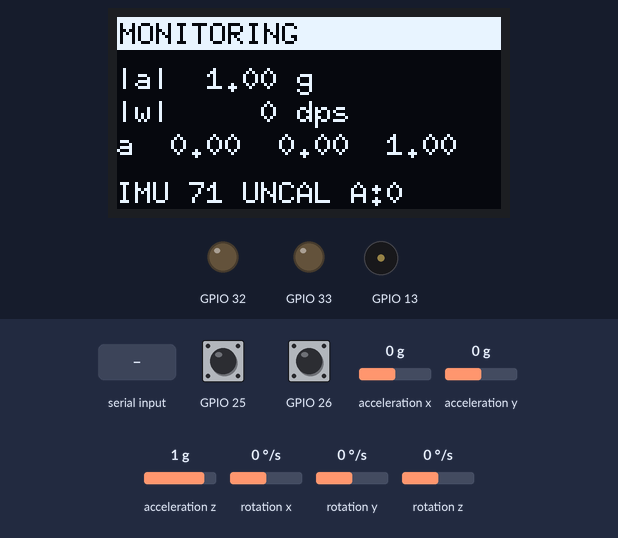
Recording of a sketch running on a simulated ESP32. On the bench: 128×64 one-colour display, output pins drawn as LEDs (lit = HIGH), buzzer (waves = sounding). Wiring (inferred from the names in the program): MPU-9250 motion sensor at I2C address 0x68. The test bench sets the inputs (shaded band); at power-on: GPIO 25 HIGH, acceleration z 1 g, GPIO 26 HIGH, acceleration x 0 g, acceleration y 0 g, rotation x 0 °/s, rotation y 0 °/s, rotation z 0 °/s. EEPROM starts erased; nothing arrives over Bluetooth unless stated; a phone connects over Bluetooth LE 3 s after start; pins used as bus, display or sensor lines are not drawn; what the sketch prints to the serial monitor is not drawn.

Above: at 4.3 s.
4.6 s: "sos\n" received over Serial
At 5.8 s:
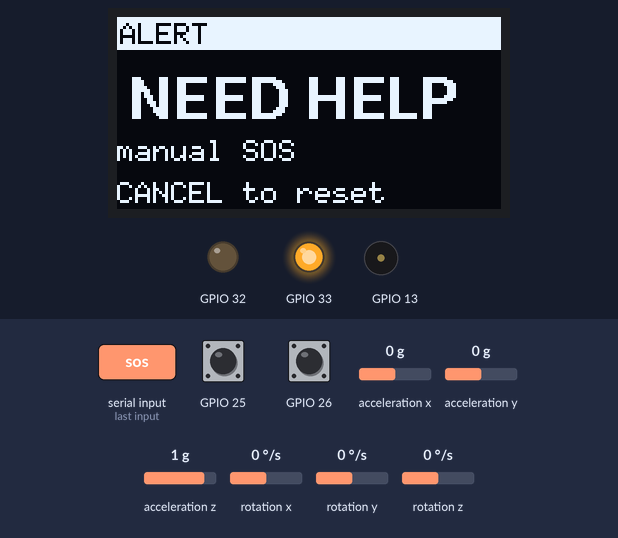
7.5 s: GPIO 25 pulled LOW for 0.15 s
At 7.9 s:
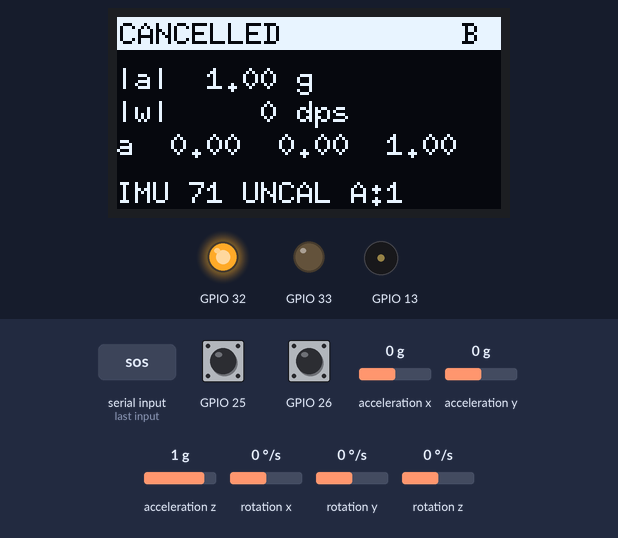
10.6 s: acceleration z set to 0 g
At 10.91 s:
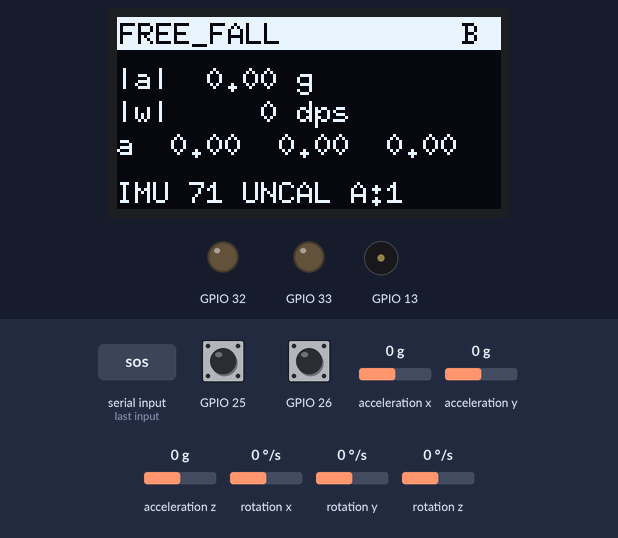
12.7 s: GPIO 26 pulled LOW for 3.2 s
At 15.7 s:
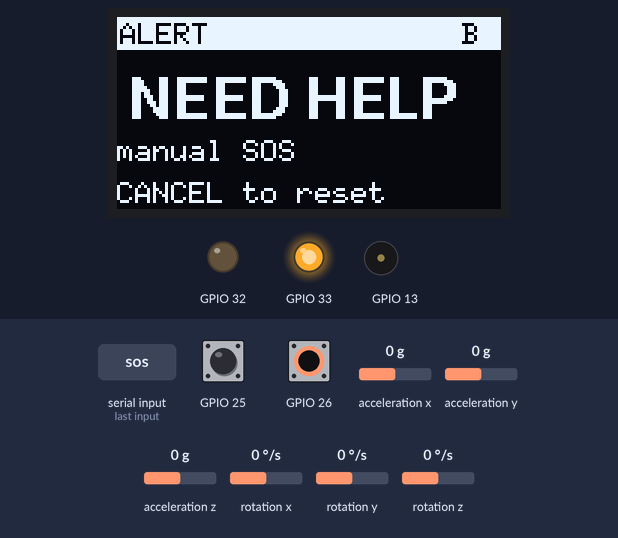
16.5 s: "c\n" received over Serial
At 17.3 s:
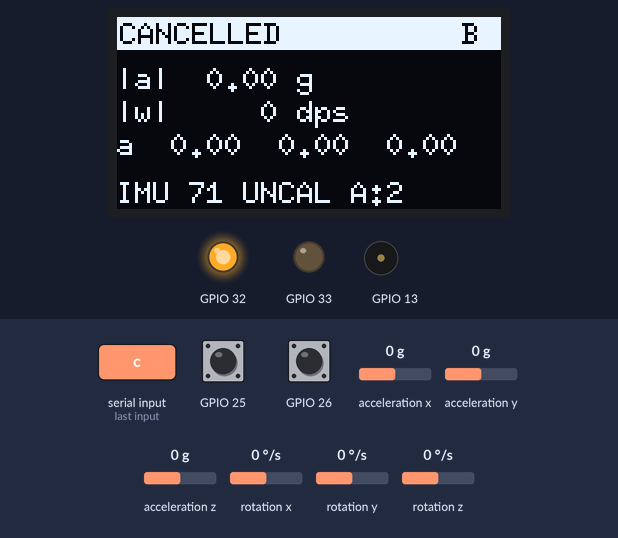
18.1 s: acceleration x set to -1.4 g
At 19.71 s:
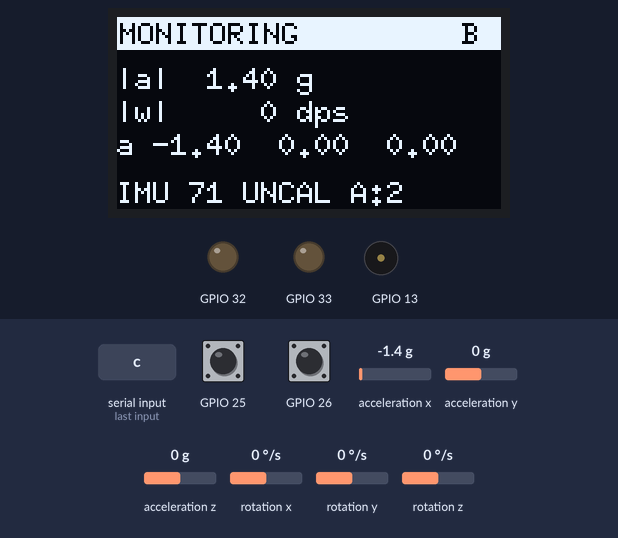
Timing chart, 0 to 20.7 s (numbered marks = the images above; inputs shaded):
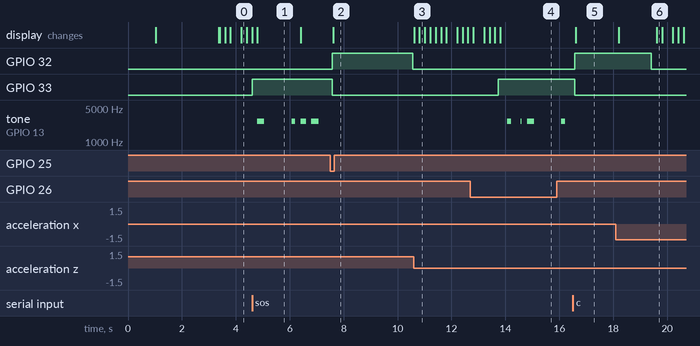

The sketch:

FallGuard.ino
```cpp
// FallGuard: ESP32 wearable fall detector, offline-first.
//
// Two execution contexts:
//   sensorTask (core 1, priority 5, every 10 ms): IMU read -> buttons -> state
//       machine -> buzzer/LEDs -> log queue. Owns Wire, the detector and Io.
//   loop() (core 1, priority 1): SD writes, OLED, BLE, serial. Everything slow
//       or blocking lives here so it can never delay a sample.
// They share only `shared` (spinlock-protected copy) and the logger's queue.
#include <Arduino.h>
#include <esp_system.h>
#include <esp_task_wdt.h>
#include <atomic>
#include "ble.h"
#include "config.h"
#include "display.h"
#include "fall_detector.h"
#include "imu.h"
#include "io.h"
#include "logger.h"
#include "status.h"

Imu imu;
FallDetector detector;
CalSource calSource = CalSource::NONE;

portMUX_TYPE statusMux = portMUX_INITIALIZER_UNLOCKED;
Status shared{};
std::atomic<uint8_t> serialCmd{0};
char bootInfo[64];

const char* resetName(esp_reset_reason_t r) {
  switch (r) {
    case ESP_RST_POWERON: return "POWERON";
    case ESP_RST_SW: return "SW";
    case ESP_RST_PANIC: return "PANIC";
    case ESP_RST_TASK_WDT: return "TASK_WDT";
    case ESP_RST_INT_WDT: return "INT_WDT";
    case ESP_RST_BROWNOUT: return "BROWNOUT";
    case ESP_RST_EXT: return "EXT";
    default: return "OTHER";
  }
}

void sensorTask(void* arg) {
  bool imuOk = arg != nullptr;
  uint32_t lastRecover = 0, lastVerify = 0, lastTick = millis(), missed = 0;

  // A hung sensor task (e.g. an I2C driver deadlock) reboots the device
  // instead of silently freezing the detector.
  esp_task_wdt_config_t wdt = {.timeout_ms = 3000, .idle_core_mask = 0, .trigger_panic = true};
  if (esp_task_wdt_reconfigure(&wdt) != ESP_OK) esp_task_wdt_init(&wdt);
  esp_task_wdt_add(nullptr);

  TickType_t wake = xTaskGetTickCount();
  for (;;) {
    vTaskDelayUntil(&wake, pdMS_TO_TICKS(SAMPLE_PERIOD_MS));
    esp_task_wdt_reset();
    const uint32_t now = millis();
    if (now - lastTick >= 2 * SAMPLE_PERIOD_MS) missed += (now - lastTick) / SAMPLE_PERIOD_MS - 1;
    lastTick = now;

    Sample s;
    bool got = false;
    if (imuOk) {
      got = imu.read(s, now);
      if (!got && imu.consecutiveErrors() >= IMU_MAX_CONSEC_ERRORS) imuOk = false;
      if (got && now - lastVerify >= IMU_VERIFY_INTERVAL_MS) {
        lastVerify = now;
        if (!imu.verifyConfig()) imuOk = got = false;
      }
    } else if (now - lastRecover >= IMU_RECOVER_INTERVAL_MS) {
      lastRecover = now;
      imuOk = imu.begin();  // ~150 ms; acceptable while already faulted
    }

    Cmd cmd = Io::pollButtons(now);
    if (cmd == Cmd::NONE) cmd = Ble::takeCommand();
    if (cmd == Cmd::NONE) cmd = (Cmd)serialCmd.exchange(0);

    const FallState st = detector.update(now, got ? &s : nullptr, !imuOk, cmd);
    Io::drive(st, now);
    if (got) Logger::push(s, st);

    portENTER_CRITICAL(&statusMux);
    if (got) shared.s = s;
    shared.sampleValid = imuOk;
    shared.state = st;
    shared.countdown = detector.countdownSec(now);
    shared.alerts = detector.alertCount();
    shared.reason = detector.reason();
    shared.peakG = detector.peakG();
    shared.peakDps = detector.peakDps();
    shared.stillFrac = detector.stillFraction();
    shared.orientDeg = detector.orientChangeDeg();
    shared.imuOk = imuOk;
    shared.whoAmI = imu.whoAmI();
    shared.cal = calSource;
    shared.imuErrors = imu.totalErrors();
    shared.saturations = imu.saturations();
    shared.missedTicks = missed;
    shared.imuErr = imu.lastError();
    shared.uptimeMs = now;
    portEXIT_CRITICAL(&statusMux);
  }
}

// Non-blocking line reader for USB serial commands.
void handleSerial() {
  static char line[40];
  static size_t len = 0;
  while (Serial.available()) {
    char c = Serial.read();
    if (c != '\n' && c != '\r') {
      if (len < sizeof line - 1) line[len++] = c;
      continue;
    }
    if (!len) continue;
    line[len] = 0;
    len = 0;
    if (!strcmp(line, "c")) {
      serialCmd = (uint8_t)Cmd::CANCEL;
    } else if (!strcmp(line, "sos")) {
      serialCmd = (uint8_t)Cmd::SOS;
    } else if (!strcmp(line, "s")) {
      Logger::setSerialStream(!Logger::serialStream());
      if (Logger::serialStream())
        Serial.println("timestamp_ms,ax_g,ay_g,az_g,gx_dps,gy_dps,gz_dps,accel_mag_g,gyro_mag_dps,state,label");
    } else if (!strncmp(line, "l ", 2)) {
      Logger::setLabel(line + 2);
      Serial.printf("# label=%s\n", line + 2);
    } else {
      Serial.println("# commands: c=cancel  sos=manual SOS  s=toggle CSV stream  l <label>=set label");
    }
  }
}

void setup() {
  Serial.begin(SERIAL_BAUD);
  const char* rst = resetName(esp_reset_reason());
  Serial.printf("\n# FallGuard %s, last reset: %s\n", FW_VERSION, rst);

  Io::begin();
  Display::begin();
  char l3[32];
  snprintf(l3, sizeof l3, "last reset: %s", rst);
  Display::message("FallGuard", "v" FW_VERSION, l3);
  delay(800);

  bool imuOk = imu.begin();
  if (imuOk) {
    Serial.printf("# IMU WHO_AM_I=0x%02X\n", imu.whoAmI());
    for (int i = 1; i <= CAL_ATTEMPTS && calSource != CalSource::FRESH; i++) {
      Display::message("CALIBRATING", "Keep device still", i > 1 ? "(moved - retrying)" : "");
      CalResult r = imu.calibrate();
      if (r == CalResult::OK) {
        calSource = CalSource::FRESH;
        imu.saveBias();
      } else {
        Serial.printf("# calibration attempt %d: %s\n", i, imu.lastError());
        if (r == CalResult::IO_FAIL) break;
      }
    }
  } else {
    Serial.printf("# IMU init failed: %s (retrying in background)\n", imu.lastError());
    Display::message("IMU FAILED", imu.lastError(), "retrying...");
    delay(1500);
  }
  if (calSource != CalSource::FRESH && imu.loadBias()) calSource = CalSource::STORED;
  const float* b = imu.bias();
  Serial.printf("# gyro bias %.2f %.2f %.2f dps (%s)\n", b[0], b[1], b[2],
                calSource == CalSource::FRESH ? "fresh" : calSource == CalSource::STORED ? "from NVS" : "NONE");

  snprintf(bootInfo, sizeof bootInfo, "reset=%s who=0x%02X cal=%d", rst, imu.whoAmI(), (int)calSource);
  Logger::begin(bootInfo);
  Ble::begin();

  Display::message("READY", calSource == CalSource::NONE ? "WARNING: uncalibrated" : "monitoring", "");
  xTaskCreatePinnedToCore(sensorTask, "sensor", 4096, imuOk ? (void*)1 : nullptr, 5, nullptr, 1);
}

void loop() {
  static uint32_t lastDisp = 0, lastPrint = 0;
  static FallState lastState = FallState::MONITORING;
  const uint32_t now = millis();

  handleSerial();
  Logger::service(now);

  Status st;
  portENTER_CRITICAL(&statusMux);
  st = shared;
  portEXIT_CRITICAL(&statusMux);
  st.sdOk = Logger::ok();
  st.bleConnected = Ble::connected();

  // Diagnostic lines start with '#', so a captured serial stream is still a valid CSV.
  // (Every state is also in the per-sample log; this only shows what loop() observed.)
  if (st.state != lastState) {
    Serial.printf("# [EVENT] t=%lu %s -> %s", (unsigned long)now, stateName(lastState), stateName(st.state));
    if (st.state == FallState::ALERT_PENDING || st.state == FallState::ALERT_CONFIRMED)
      Serial.printf(" reason=%s peak=%.2fg rot=%.0fdps still=%.0f%% orient=%.0fdeg", reasonName(st.reason), st.peakG,
                    st.peakDps, st.stillFrac * 100, st.orientDeg);
    Serial.println();
    lastState = st.state;
  }

  Ble::publish(st, now);
  if (now - lastDisp >= DISPLAY_PERIOD_MS) {
    lastDisp = now;
    Display::render(st);
  }
  if (!Logger::serialStream() && now - lastPrint >= STATUS_PRINT_MS) {
    lastPrint = now;
    Serial.printf("# [STAT] %s a=%.2fg w=%.0fdps imu=%s err=%lu sat=%lu miss=%lu drop=%lu sd=%s ble=%d oled=%lums\n",
                  stateName(st.state), st.s.accMag, st.s.gyroMag, st.imuOk ? "OK" : st.imuErr,
                  (unsigned long)st.imuErrors, (unsigned long)st.saturations, (unsigned long)st.missedTicks,
                  (unsigned long)Logger::drops(), Logger::fileName(), st.bleConnected, (unsigned long)Display::lastRenderMs());
  }
  delay(1);
}
```

ble.cpp
```cpp
#include "ble.h"
#include <Arduino.h>
#include <BLE2902.h>
#include <BLEDevice.h>
#include <BLEServer.h>
#include <atomic>
#include "logger.h"

namespace {
const char* SVC_UUID = "fa110001-7c4e-4b8a-9e2f-3d6a5b1c0e01";
const char* STATUS_UUID = "fa110002-7c4e-4b8a-9e2f-3d6a5b1c0e01";
const char* CMD_UUID = "fa110003-7c4e-4b8a-9e2f-3d6a5b1c0e01";

BLECharacteristic* statusChr = nullptr;
std::atomic<bool> isConnected{false};
std::atomic<uint8_t> pendingCmd{0};
uint32_t lastSend = 0;
FallState lastState = FallState::MONITORING;

uint16_t clamp16(float v) { return v <= 0 ? 0 : v >= 65535 ? 65535 : (uint16_t)(v + 0.5f); }

// BLE callbacks run in the Bluetooth task: only touch atomics / locked state here.
class ServerCb : public BLEServerCallbacks {
  void onConnect(BLEServer*) override { isConnected = true; }
  void onDisconnect(BLEServer* s) override {
    isConnected = false;
    s->startAdvertising();
  }
};

class CmdCb : public BLECharacteristicCallbacks {
  void onWrite(BLECharacteristic* c) override {
    String v = c->getValue();
    if (v.isEmpty()) return;
    switch ((uint8_t)v[0]) {
      case 0x01: pendingCmd = (uint8_t)Cmd::CANCEL; break;
      case 0x02: pendingCmd = (uint8_t)Cmd::SOS; break;
      case 0x03: Logger::setLabel(v.c_str() + 1); break;
    }
  }
};
}  // namespace

namespace Ble {
void begin() {
  BLEDevice::init("FallGuard");
  BLEServer* server = BLEDevice::createServer();
  server->setCallbacks(new ServerCb());
  BLEService* svc = server->createService(SVC_UUID);

  statusChr = svc->createCharacteristic(STATUS_UUID, BLECharacteristic::PROPERTY_READ | BLECharacteristic::PROPERTY_NOTIFY);
  statusChr->addDescriptor(new BLE2902());  // CCCD; NimBLE builds ignore this
  BLECharacteristic* cmd = svc->createCharacteristic(CMD_UUID, BLECharacteristic::PROPERTY_WRITE);
  cmd->setCallbacks(new CmdCb());
  svc->start();

  BLEAdvertising* adv = BLEDevice::getAdvertising();
  adv->addServiceUUID(SVC_UUID);
  adv->setScanResponse(true);  // name goes in the scan response; the 128-bit UUID fills the advert
  BLEDevice::startAdvertising();
}

void publish(const Status& st, uint32_t now) {
  if (!statusChr) return;
  bool changed = st.state != lastState;
  if (!changed && now - lastSend < BLE_PERIOD_MS) return;
  lastSend = now;
  lastState = st.state;

  BlePacket p{};
  p.version = 1;
  p.state = (uint8_t)st.state;
  p.flags = (st.imuOk ? 1 : 0) | (st.sdOk ? 2 : 0) | (st.cal != CalSource::NONE ? 4 : 0) |
            (st.s.saturated ? 8 : 0) | ((uint8_t)st.reason & 3) << 4;
  p.countdown = st.countdown;
  p.accMg = st.sampleValid ? clamp16(st.s.accMag * 1000) : 0;
  p.gyroDps = st.sampleValid ? clamp16(st.s.gyroMag) : 0;
  p.peakMg = clamp16(st.peakG * 1000);
  p.peakDps = clamp16(st.peakDps);
  p.stillPct = (uint8_t)(st.stillFrac * 100 + 0.5f);
  p.orientDeg = (uint8_t)(st.orientDeg + 0.5f);
  p.alerts = st.alerts > 65535 ? 65535 : st.alerts;
  p.uptimeMs = st.uptimeMs;

  statusChr->setValue((uint8_t*)&p, sizeof p);
  if (isConnected) statusChr->notify();
}

bool connected() { return isConnected; }

Cmd takeCommand() { return (Cmd)pendingCmd.exchange(0); }
}  // namespace Ble
```

ble.h
```cpp
// Bluetooth LE link to the FallGuard companion app (app/index.html).
// Optional: the device alerts locally whether or not a phone is connected.
//
// GATT service fa110001-7c4e-4b8a-9e2f-3d6a5b1c0e01
//   fa110002-...  STATUS   read/notify, 20-byte BlePacket (below), 5 Hz + on state change
//   fa110003-...  COMMAND  write: 0x01 cancel | 0x02 SOS | 0x03 <ascii label>
//
// No pairing/encryption: anyone in range can connect (see README limitations).
#pragma once
#include "status.h"

struct __attribute__((packed)) BlePacket {  // little-endian, must stay <= 20 bytes (default MTU)
  uint8_t version;    // 1
  uint8_t state;      // FallState
  uint8_t flags;      // b0 imuOk, b1 sdOk, b2 calibrated, b3 saturated, b4-5 Reason
  uint8_t countdown;  // seconds left in ALERT_PENDING
  uint16_t accMg;     // |a| in milli-g
  uint16_t gyroDps;   // |w| in dps
  uint16_t peakMg;    // last event: peak |a|
  uint16_t peakDps;   // last event: peak |w|
  uint8_t stillPct;   // last event: % still samples
  uint8_t orientDeg;  // last event: orientation change
  uint16_t alerts;    // since boot
  uint32_t uptimeMs;
};
static_assert(sizeof(BlePacket) == 20, "BlePacket must fit a default-MTU notification");

namespace Ble {
void begin();
void publish(const Status& st, uint32_t now);  // loop()
bool connected();
Cmd takeCommand();  // sensor task; returns and clears the last app command
}
```

display.cpp
```cpp
#include "display.h"
#include <Arduino.h>
#include <U8g2lib.h>

namespace {
// Verified working constructor: SH1106, software I2C, clock=17, data=16.
U8G2_SH1106_128X64_NONAME_F_SW_I2C oled(U8G2_R0, PIN_OLED_SCL, PIN_OLED_SDA, U8X8_PIN_NONE);
uint32_t frameMs = 0;

const char* calName(CalSource c) {
  return c == CalSource::FRESH ? "CAL" : c == CalSource::STORED ? "CAL:NVS" : "UNCAL";
}

void header(const char* title, const Status& st) {
  oled.setFont(u8g2_font_6x10_tf);
  oled.drawBox(0, 0, 128, 11);
  oled.setDrawColor(0);
  oled.drawStr(1, 9, title);
  char flags[8];
  snprintf(flags, sizeof flags, "%s%s", st.bleConnected ? "B " : "", st.sdOk ? "SD" : "");
  oled.drawStr(127 - oled.getStrWidth(flags), 9, flags);
  oled.setDrawColor(1);
}
}  // namespace

namespace Display {
void begin() {
  oled.begin();
  oled.setContrast(200);
}

void message(const char* l1, const char* l2, const char* l3) {
  oled.clearBuffer();
  oled.setFont(u8g2_font_7x14B_tr);
  oled.drawStr(0, 16, l1);
  oled.setFont(u8g2_font_6x10_tf);
  oled.drawStr(0, 36, l2);
  oled.drawStr(0, 50, l3);
  oled.sendBuffer();
}

void render(const Status& st) {
  char line[32];
  oled.clearBuffer();
  switch (st.state) {
    case FallState::ALERT_PENDING:
      header("FALL DETECTED?", st);
      oled.setFont(u8g2_font_logisoso24_tn);
      snprintf(line, sizeof line, "%u", st.countdown);
      oled.drawStr((128 - oled.getStrWidth(line)) / 2, 42, line);
      oled.setFont(u8g2_font_6x10_tf);
      oled.drawStr(0, 62, "Press CANCEL if OK");
      break;

    case FallState::ALERT_CONFIRMED:
      header("ALERT", st);
      oled.setFont(u8g2_font_helvB14_tr);
      oled.drawStr(4, 34, "NEED HELP");
      oled.setFont(u8g2_font_6x10_tf);
      oled.drawStr(0, 48, reasonName(st.reason));
      oled.drawStr(0, 62, "CANCEL to reset");
      break;

    case FallState::SENSOR_FAULT:
      header("SENSOR FAULT", st);
      oled.setFont(u8g2_font_6x10_tf);
      oled.drawStr(0, 26, st.imuErr);
      snprintf(line, sizeof line, "errors: %lu", (unsigned long)st.imuErrors);
      oled.drawStr(0, 40, line);
      oled.drawStr(0, 54, "NOT MONITORING");
      oled.drawStr(0, 64, "retrying...");
      break;

    default:
      header(stateName(st.state), st);
      oled.setFont(u8g2_font_6x10_tf);
      snprintf(line, sizeof line, "|a| %5.2f g%s", st.s.accMag, st.s.saturated ? " SAT" : "");
      oled.drawStr(0, 24, line);
      snprintf(line, sizeof line, "|w| %5.0f dps", st.s.gyroMag);
      oled.drawStr(0, 35, line);
      snprintf(line, sizeof line, "a %5.2f%6.2f%6.2f", st.s.ax, st.s.ay, st.s.az);
      oled.drawStr(0, 46, line);
      snprintf(line, sizeof line, "IMU %02X %s A:%lu", st.whoAmI, calName(st.cal), (unsigned long)st.alerts);
      oled.drawStr(0, 62, line);
      break;
  }
  uint32_t t0 = millis();
  oled.sendBuffer();
  frameMs = millis() - t0;
}

uint32_t lastRenderMs() { return frameMs; }
}  // namespace Display
```

display.h
```cpp
// SH1106 128x64 OLED on software I2C (GPIO17 SCL, GPIO16 SDA) via U8g2.
// Do not switch to an SSD1306 driver: it produced artifacts on this panel.
// Rendering is slow (bit-banged), so it runs only from loop(), never the sensor task.
#pragma once
#include "status.h"

namespace Display {
void begin();
void message(const char* l1, const char* l2 = "", const char* l3 = "");
void render(const Status& st);
uint32_t lastRenderMs();  // measured frame time, for the serial status line
}
```

fall_model.h
```cpp
// Fall classifier. ml/train.py OVERWRITES this file with a trained model.
// This stub means "no model trained yet": the detector uses the rules in config.h.
//
// Feature order (must match FEATURES in ml/train.py):
//   f[0] peak |a| (g)          f[1] min |a| from ~1 s before impact to end of impact window (g)
//   f[2] peak |w| (dps)        f[3] still fraction after impact (0..1)
//   f[4] orientation change (deg)
#pragma once
#define FALL_MODEL_TRAINED 0
inline bool fallModelPredict(const float* f) { (void)f; return false; }
```

imu.h
```cpp
// Direct-register driver for the MPU6500-compatible IMU (WHO_AM_I 0x70) on Wire.
// The Adafruit MPU6050 library rejects this chip, so it is deliberately not used.
#pragma once
#include <stdint.h>
#include "fall_detector.h"  // Sample

enum class CalResult : uint8_t { OK, MOVED, IO_FAIL };
enum class CalSource : uint8_t { FRESH, STORED, NONE };  // where the gyro bias came from

class Imu {
 public:
  // Bus-clear, init, configure and verify. Safe to call again for recovery.
  bool begin();
  // Burst-read 14 bytes and convert. Returns false on I2C error or frozen data.
  bool read(Sample& s, uint32_t now);
  // Re-read config registers; false means the IMU reset or went to sleep.
  bool verifyConfig();

  // Blocking ~2 s; the device must be still.
  CalResult calibrate();
  void saveBias();  // NVS, so a later boot can fall back to it
  bool loadBias();

  uint8_t whoAmI() const { return who_; }
  uint8_t consecutiveErrors() const { return consecErr_; }  // includes frozen-data frames
  uint32_t totalErrors() const { return errors_; }
  uint32_t saturations() const { return saturations_; }
  const char* lastError() const { return lastErr_; }
  const float* bias() const { return bias_; }

 private:
  bool writeReg(uint8_t reg, uint8_t val);
  bool readRegs(uint8_t reg, uint8_t* buf, uint8_t n);
  bool readRaw(int16_t raw[7]);

  uint8_t who_ = 0;
  uint8_t consecErr_ = 0;
  uint8_t frozen_ = 0;
  uint8_t lastFrame_[14] = {0};
  uint32_t errors_ = 0;
  uint32_t saturations_ = 0;
  const char* lastErr_ = "";
  float bias_[3] = {0, 0, 0};
};
```

Source omitted: fall_detector.cpp (5900 bytes), fall_detector.h (3823 bytes), imu.cpp (6494 bytes), io.cpp (2579 bytes), io.h (357 bytes), logger.cpp (4210 bytes), logger.h (917 bytes), status.h (682 bytes), config.h (5446 bytes)

Measured:
- after the input at 4.6 s, GPIO 33: LOW → HIGH at once; tone on GPIO 13: plays 2700 Hz for 0.25 s, 2700 Hz for 0.14 s, 2700 Hz for 0.20 s, 2700 Hz for 0.26 s, starting after 0.20 s; the display: first differs from a run without the input after 0.20 s (image 1)
- after the input at 7.5 s, GPIO 32: LOW → HIGH after 0.07 s, → LOW 3.0 s later; GPIO 33: HIGH → LOW after 0.07 s; tone on GPIO 13: stops changing and stays silent; the display: changes after 0.11 s (image 2)
- after the input at 10.6 s, the display: first differs from a run without the input after 0.21 s (image 3)
- after the input at 12.7 s, GPIO 33: LOW → HIGH after 1.0 s; tone on GPIO 13: plays 2700 Hz for 0.15 s, 2700 Hz for 0.05 s, 2700 Hz for 0.26 s, 2700 Hz for 0.15 s, starting after 1.4 s; the display: first differs from a run without the input after 1.1 s (image 4)
- after the input at 16.5 s, GPIO 32: LOW → HIGH after 0.07 s; GPIO 33: HIGH → LOW after 0.07 s; tone on GPIO 13: stops changing and stays silent; the display: changes after 0.11 s (image 5)
- what the display in image 1 shows lasts 1.6 s, from 4.8 s to 6.4 s
